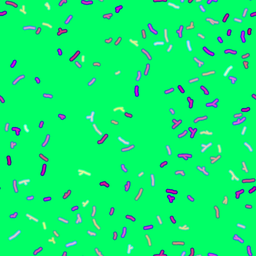
#> input picture materials/fractures.png, 256 x 256 px, shrunk from 1024 x 1024 before the run
$ python tile-budget.py ../../materials/fractures.png
#> lines starting #> are read from the running program, lines starting #| are printed output that depends on the picture
"""Unique 32 x 32 tiles in a TA-palette image, and how far near-duplicate merging can cut them.

    python3 -I docs/research/tile-budget.py IMAGE.png [IMAGE.png ...] [--heights H.f32 --w W] [--out DIR]
        [--thresholds 0.5,1,1.5,2,3,4] [--protect 6]

For each image:
  - the tile slots and the exactly unique tiles (what the exporter's dedupe keeps today);
  - near-duplicate merging, one row per threshold. Each tile goes, in order, to the nearest representative kept so
    far, if their error is under the threshold; otherwise it becomes a representative itself. The error is
    perceptual: the mean OKLab distance (x100) after a 2-px box blur, since a palette image is a dither and only
    its local mean is seen, with the 2-px border weighted 3x so merges do not open seams against the neighbours.
    Representatives are real tiles, so the output stays in the palette.
  - With --heights, tiles whose height range exceeds --protect units (cliffs, slopes, shores) are never merged
    (BACKLOG Phase 4 (c)); they keep their own tile.
  - --out writes each image rebuilt from its representatives at every threshold, for a 1x look.
Only numpy and Pillow.
"""
import json
import os
import sys

import numpy as np
from PIL import Image

T = 32


def oklab(rgb):
    c = rgb / 255.0
    lin = np.where(c <= 0.04045, c / 12.92, ((c + 0.055) / 1.055) ** 2.4)
    m1 = np.array([[0.4122214708, 0.5363325363, 0.0514459929], [0.2119034982, 0.6806995451, 0.1073969566], [0.0883024619, 0.2817188376, 0.6299787005]])
    m2 = np.array([[0.2104542553, 0.7936177850, -0.0040720468], [1.9779984951, -2.4285922050, 0.4505937099], [0.0259040371, 0.7827717662, -0.8086757660]])
    return np.cbrt(np.maximum(lin @ m1.T, 0)) @ m2.T


def blur2(a):
    """A 5-tap box blur (radius 2) over the whole image, edge-clamped, per channel."""
    out = a.copy()
    for axis in (0, 1):
        pad = [(0, 0)] * a.ndim
        pad[axis] = (2, 2)
        p = np.pad(out, pad, mode='edge')
        n = out.shape[axis]
        out = sum(np.take(p, range(k, k + n), axis=axis) for k in range(5)) / 5.0
    return out


def tiles_of(img):
    h, w = img.shape[0] // T * T, img.shape[1] // T * T
    a = img[:h, :w]
    return a.reshape(h // T, T, w // T, T, -1).swapaxes(1, 2).reshape(-1, T, T, a.shape[-1]), (h // T, w // T)


def weights():
    wt = np.ones((T, T))
    wt[:2, :] = wt[-2:, :] = wt[:, :2] = wt[:, -2:] = 3.0
    return wt / wt.sum()


def merge(feat, protect, thr, wt):
    """Leader clustering in order: returns each tile's representative index and its error."""
    n = len(feat)
    rep_of = np.empty(n, dtype=np.int64)
    err = np.zeros(n)
    reps = []
    flat_w = wt.reshape(-1)
    rep_feat = np.empty((0, feat.shape[1], 3))
    for i in range(n):
        if protect[i] or not reps:
            rep_of[i] = i
            if not protect[i]:
                reps.append(i)
                rep_feat = feat[i][None]
            continue
        d = np.sqrt(((rep_feat - feat[i][None]) ** 2).sum(-1)) @ flat_w * 100.0
        j = int(np.argmin(d))
        if d[j] < thr:
            rep_of[i] = reps[j]
            err[i] = d[j]
        else:
            rep_of[i] = i
            reps.append(i)
            rep_feat = np.concatenate([rep_feat, feat[i][None]], 0)
    return rep_of, err


def main():
    args = sys.argv[1:]

    def opt(k, d):
        if k in args:
            i = args.index(k)
            v = args[i + 1]
            del args[i:i + 2]
            return v
        return d

    heights = opt('--heights', None)
    hw = int(opt('--w', 0) or 0)
    out = opt('--out', None)
    thresholds = [float(x) for x in opt('--thresholds', '0.5,1,1.5,2,3,4').split(',')]
    protect_units = float(opt('--protect', 6))
    wt = weights()
    report = {}
    for path in args:
        rgb = np.asarray(Image.open(path).convert('RGB')).astype(np.float64)
        if rgb.shape[0] % 2 == 1:
            rgb = rgb[1:]   # the lab's sheets carry one extra row
        raw, grid = tiles_of(rgb.astype(np.uint8))
#> grid = (8, 8)
        exact = len({t.tobytes() for t in raw})
#> exact = 64
        lab_blur = blur2(oklab(rgb))
#> in oklab, `lin = np.where(c <= 0.04045, c / 12.92, ((c + 0.055) / 1.055) ** 2.4)`:
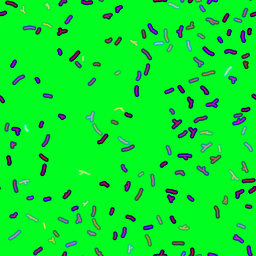
#> lin: shape (256, 256, 3) float64; mean R, G, B 0.0284, 0.921, 0.166
#> in oklab, `return np.cbrt(np.maximum(lin @ m1.T, 0)) @ m2.T`:
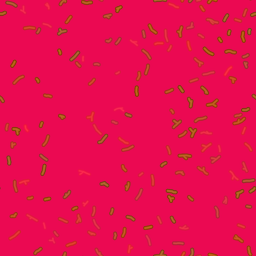
#> returned value: shape (256, 256, 3) float64; mean of channels 0, 1, 2 0.847, -0.191, 0.116; drawn with min black and max white
#> the loop in blur2, `for axis in (0, 1):` made 2 passes
#> pass 1, in blur2, `p = np.pad(out, pad, mode='edge')`:
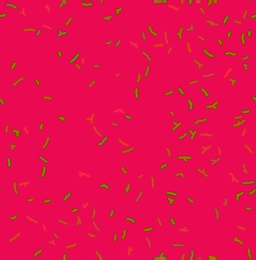
#> p: shape (260, 256, 3) float64; mean of channels 0, 1, 2 0.846, -0.191, 0.115; drawn with min black and max white
#> pass 1, in blur2, `out = sum(np.take(p, range(k, k + n), axis=axis) for k in range(5)) / ..`:
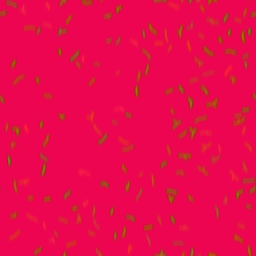
#> out: shape (256, 256, 3) float64; mean of channels 0, 1, 2 0.847, -0.191, 0.116; drawn with min black and max white
#> pass 2, in blur2, `p = np.pad(out, pad, mode='edge')`:
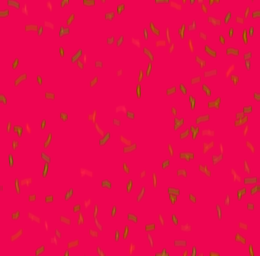
#> p: shape (256, 260, 3) float64; mean of channels 0, 1, 2 0.847, -0.191, 0.116; drawn with min black and max white
#> pass 2, in blur2, `out = sum(np.take(p, range(k, k + n), axis=axis) for k in range(5)) / ..`:
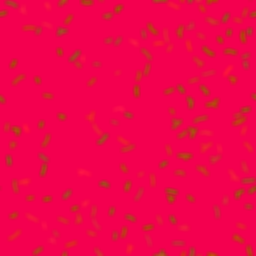
#> out: shape (256, 256, 3) float64; mean of channels 0, 1, 2 0.847, -0.191, 0.116; drawn with min black and max white
        feat, _ = tiles_of(lab_blur)
        feat = feat.reshape(len(feat), T * T, 3)
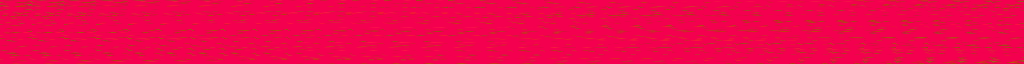
#> feat: shape (64, 1024, 3) float64; mean of channels 0, 1, 2 0.847, -0.191, 0.116; drawn with min black and max white
        protect = np.zeros(len(feat), dtype=bool)
        if heights:
            hf = np.fromfile(heights, dtype=np.float32).reshape(-1, hw)
            ht, _ = tiles_of(hf[:, :, None])
            rng = ht.reshape(len(ht), -1).max(1) - ht.reshape(len(ht), -1).min(1)
            protect = rng > protect_units
        rows = []
        for thr in thresholds:
            rep_of, err = merge(feat, protect, thr, wt)
            # exact duplicates of a representative count once
            unique = len({raw[r].tobytes() for r in set(rep_of.tolist())})
            merged = err > 0
            rows.append({'threshold': thr, 'unique': unique, 'mergedShare': round(float(merged.mean()), 3),
                         'meanErrMerged': round(float(err[merged].mean()) if merged.any() else 0.0, 3),
                         'maxErr': round(float(err.max()), 3)})
            if out:
                os.makedirs(out, exist_ok=True)
                rebuilt = raw[rep_of].reshape(grid[0], grid[1], T, T, 3).swapaxes(1, 2).reshape(grid[0] * T, grid[1] * T, 3)
                Image.fromarray(rebuilt.astype(np.uint8)).save(os.path.join(out, f'{os.path.basename(path)[:-4]}--merge{thr:g}.png'))
#> this loop made 6 passes
#> unique on passes 1 to 6: 64, 64, 62, 59, 56, 46
#> after the loop, rows = 6 items
        report[os.path.basename(path)] = {'slots': len(raw), 'exactUnique': exact, 'protected': int(protect.sum()), 'merge': rows}
        print(f'{os.path.basename(path)}: {len(raw)} slots, {exact} exactly unique, {int(protect.sum())} protected')
#| fractures.png: 64 slots, 64 exactly unique, 0 protected
        for r in rows:
            print(f"  threshold {r['threshold']:>4}: {r['unique']:>5} unique  ({100 * r['mergedShare']:.0f}% merged, mean error {r['meanErrMerged']}, max {r['maxErr']})")
#> this loop made 6 passes
#|   threshold  0.5:    64 unique  (0% merged, mean error 0.0, max 0.0)
#|   threshold  1.0:    64 unique  (0% merged, mean error 0.0, max 0.0)
#|   threshold  1.5:    62 unique  (3% merged, mean error 1.181, max 1.241)
#|   threshold  2.0:    59 unique  (8% merged, mean error 1.602, max 1.971)
#|   threshold  3.0:    56 unique  (12% merged, mean error 2.306, max 2.673)
#|   threshold  4.0:    46 unique  (28% merged, mean error 3.076, max 3.932)
    if out:
        json.dump(report, open(os.path.join(out, 'tile-budget.json'), 'w'), indent=1)


if __name__ == '__main__':
    main()
